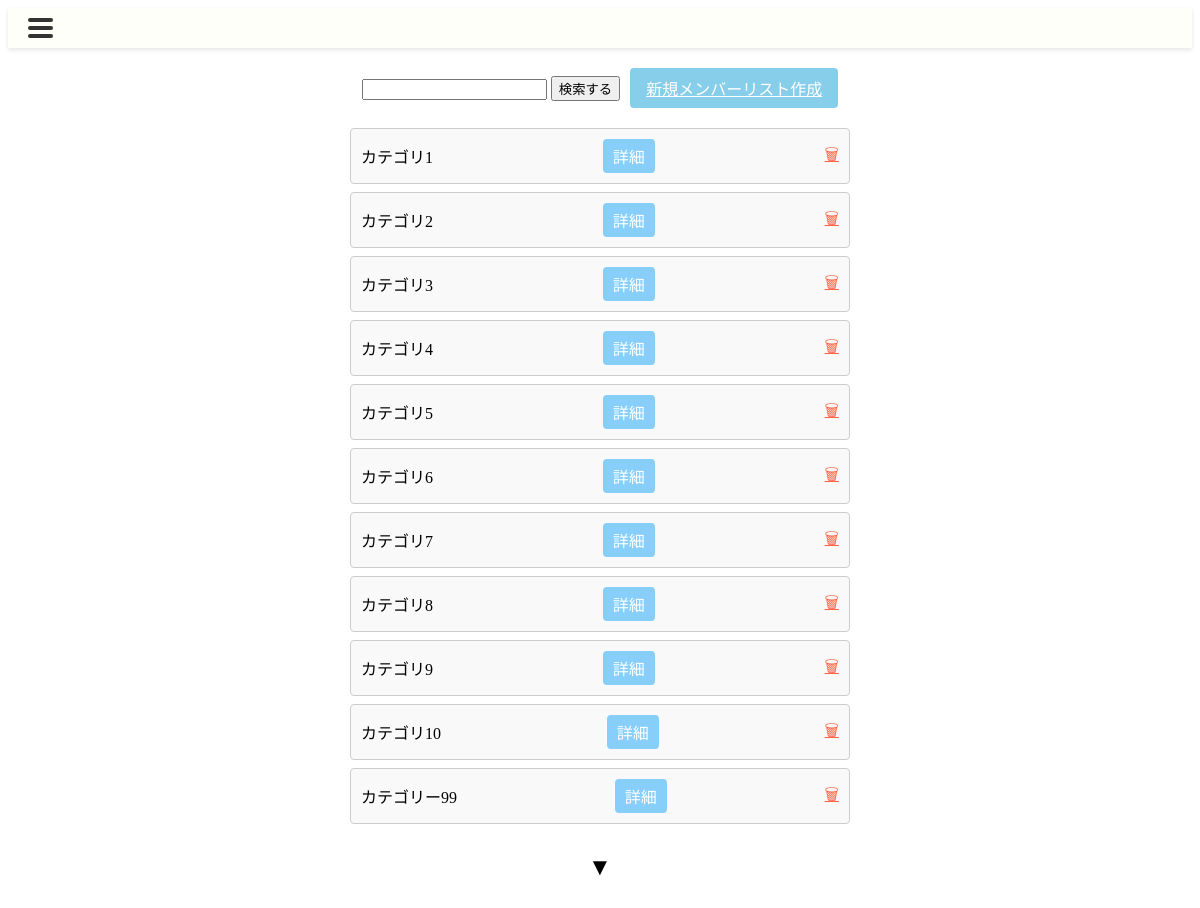
Before: /memberlist/ with the older database file.
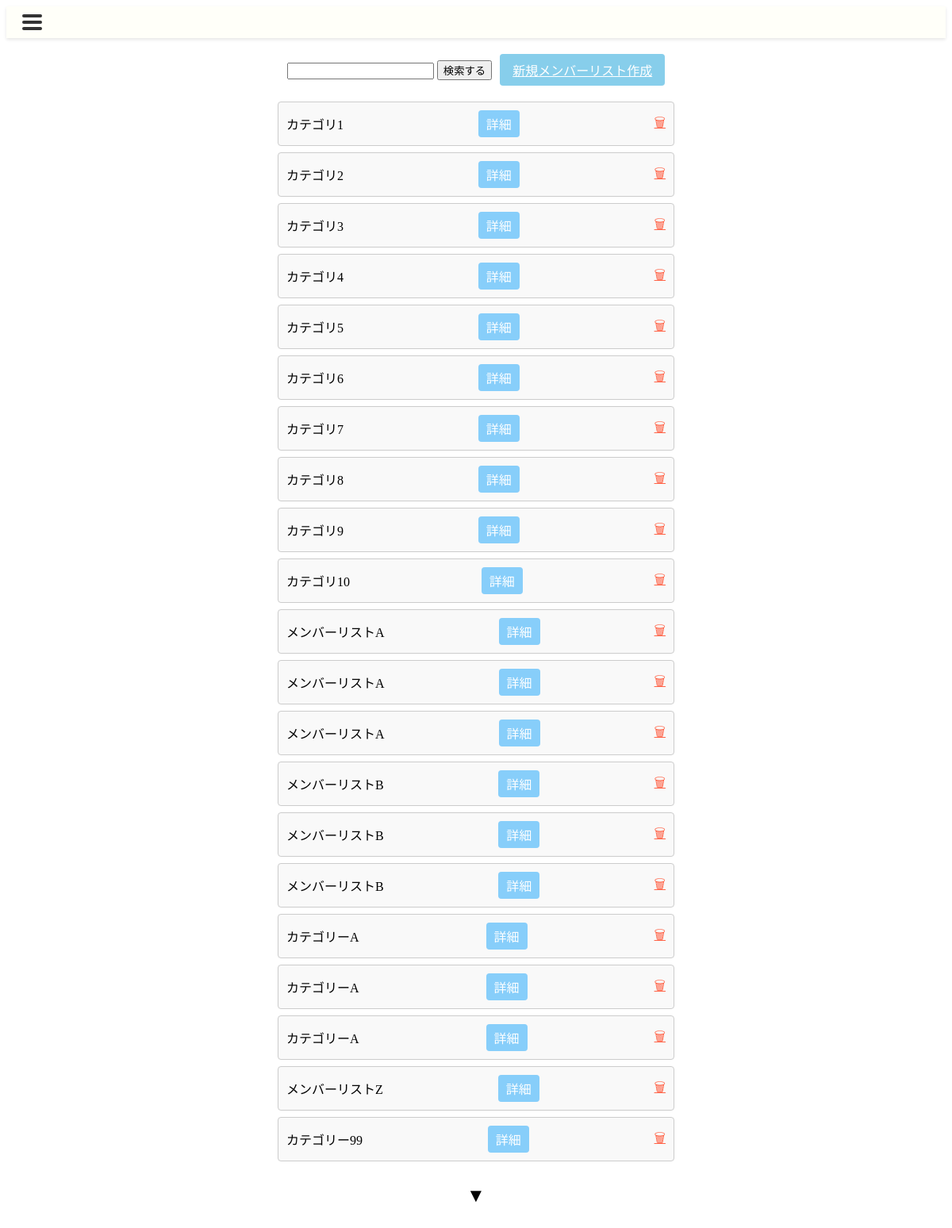
After: the same page with the newer database file.
### canri_app/models.py (models this page shows)
class Category(models.Model):
    category_id = models.AutoField(primary_key=True)
    category_name = models.CharField(max_length=255)
    detail = models.TextField(null=True, blank=True)
    creation_date = models.DateTimeField()
    update_date = models.DateTimeField(null=True, blank=True)
    deletion_date = models.DateTimeField(null=True, blank=True)
    deletion_flag = models.BooleanField(default=False)
    class Meta:
        db_table = 'Category'

### canri_app/views.py (the view)
# urls.py: path('memberlist/', views.MemberListView.as_view(), name='memberlist'),
class MemberListView(TemplateView):
    template_name = "memberlist.html"
    def get(self, request, *args, **kwargs):
        categories = Category.objects.all()
        context = {
            "categories": categories  # カテゴリー
        }
        return render(request, self.template_name, context)

### canri_app/templates/memberlist.html (shortened to what this page needs)
{% extends 'base2.html' %}
{% load static %}
{% block head %}
<link rel="stylesheet" href="{% static 'css/memberlist.css' %}">
{% endblock %}
{% block content %}
<div class="member-list-container">
    <div class="search-create-bar">
        <form action="" method="get">
        <input name="query" value="{{ request.GET.query }}" type="text" />
        <button type="submit">検索する</button>
        </form>
        <a href="{% url 'canri_app:memberlist_make' %}" class="create-member-btn">新規メンバーリスト作成</a>
    </div>
    {% for category in categories %}
    <div class="member-list">
        <div class="member-item">
            <span>{{ category.category_name }}</span>
            <a href="" class="detail-btn">詳細</a>
            <a href="{% url "canri_app:memberlist_delete" %}" class="delete-btn">&#128465;</a>
        </div>
    </div>
    {% endfor %}
    <div class="pagination">
        <button class="more-btn">&#9660;</button>
    </div>
</div>
{% endblock %}

### accounts/templates/base2.html (shortened to what this page needs)
<!DOCTYPE html>
<html lang="ja">
<head>
    {% load static %}
    <link rel="stylesheet" href="{% static 'css/styles.css' %}">
    {% block head %}{% endblock %}
</head>
<body>
    <header>
        <nav class="navbar">
            <div class="hamburger-menu" onclick="toggleMenu()">
                <div class="bar"></div>
                <div class="bar"></div>
                <div class="bar"></div>
            </div>
        </nav>
    </header>
    <main>
        {% block content %}{% endblock %}
    </main>
</body>
</html>

### static/css/styles.css (style rules this page uses)
.navbar { display: flex; justify-content: space-between; align-items: center; background-color: #fffff9; padding: 10px 20px; box-shadow: 0 2px 4px rgba(0, 0, 0, 0.1); }
.hamburger-menu { display: none; cursor: pointer; flex-direction: column; justify-content: space-between; height: 20px; width: 25px; }
.hamburger-menu .bar { height: 4px; background-color: #333; width: 100%; border-radius: 5px; }
@media (max-width: 1200px) { .hamburger-menu { display: flex; } }

### static/css/memberlist.css (style rules this page uses)
.member-list-container { padding: 20px; display: flex; flex-direction: column; align-items: center; }
.search-create-bar { display: flex; align-items: center; gap: 10px; margin-bottom: 20px; }
.create-member-btn { padding: 8px 16px; background-color: #87ceeb; color: white; border: none; border-radius: 4px; cursor: pointer; }
.member-list { width: 100%; max-width: 500px; }
.member-item { display: flex; align-items: center; justify-content: space-between; padding: 10px; border: 1px solid #ccc; margin-bottom: 8px; border-radius: 4px; background-color: #f9f9f9; }
.detail-btn { padding: 5px 10px; background-color: #87cefa; color: white; border: none; border-radius: 4px; text-decoration: none; }
.delete-btn { background: none; border: none; color: #ff6347; cursor: pointer; font-size: 16px; }
.pagination { margin-top: 20px; }
.more-btn { background: none; border: none; font-size: 24px; cursor: pointer; }

Changed rows visible on the page:
added Category: category_name "メンバーリストA"
added Category: category_name "メンバーリストA"
added Category: category_name "メンバーリストA"
added Category: category_name "メンバーリストB"
added Category: category_name "メンバーリストB"
added Category: category_name "メンバーリストB"
added Category: category_name "カテゴリーA"
added Category: category_name "カテゴリーA"
added Category: category_name "カテゴリーA"
added Category: category_name "メンバーリストZ"
